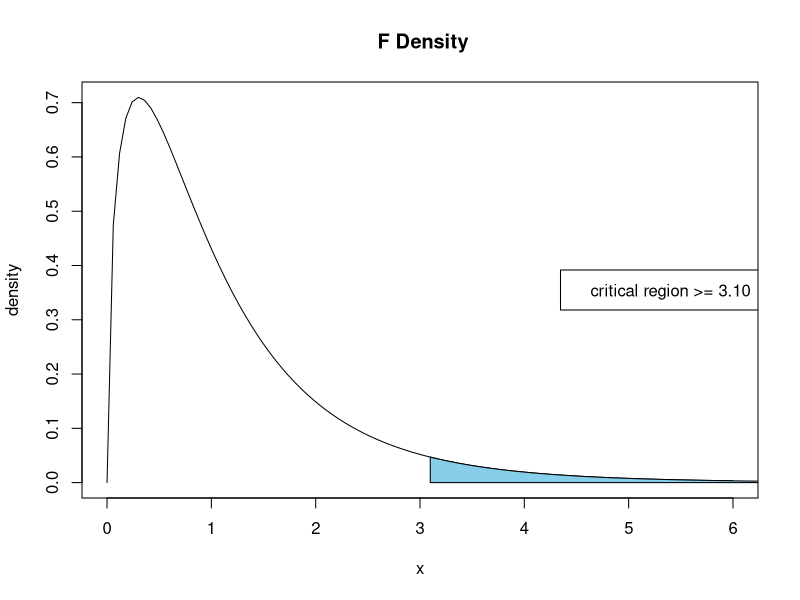

Write the R code that produced this figure.


#----------------------------------------------------------
# BASIC EXAMPLE
s1<-2.1   # sd of var1
n1<-13    # n of var1
s2<-1.1   # sd of var2
n2<-16    # n of var2

F <- s1**2/s2**2  # F calculation (see image above)

# get quantile with 95% CI with n1-1, n2-1 degrees of freedom
qf(0.95,n1-1,n2-1,lower.tail=TRUE)
pf(F,n1-1,n2-1,lower.tail=FALSE) # probability of the F statistic


#----------------------------------------------------------
# BASIC EXAMPLE 2
# gets critical value for F statistic based on 95% confidence, 
# and 3 and 20 degrees of freedom (from the machine file)
# if the computed F test statistic is greater than the table F 
#   value, then its signficant.
f.upper <- qf(0.95, 3, 20, lower.tail = TRUE)
cord.x <- c(f.upper, seq(f.upper, 15, 0.01), 6)
cord.y <- c(0, df(seq(f.upper, 15, 0.01), 3, 20), 0)
curve(df(x,3,20),xlim=c(0,6),main=" F Density", ylab = "density")
polygon(cord.x,cord.y,col="skyblue")
legend("right", legend = c("critical region >= 3.10"))
